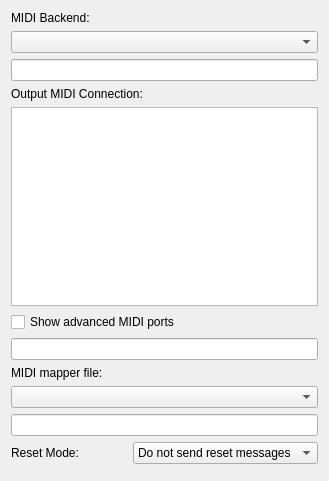
<?xml version="1.0" encoding="UTF-8"?>
<ui version="4.0">
 <class>prefs_midi</class>
 <widget class="QWidget" name="prefs_midi">
  <property name="geometry">
   <rect>
    <x>0</x>
    <y>0</y>
    <width>329</width>
    <height>481</height>
   </rect>
  </property>
  <layout class="QGridLayout" name="gridLayout">
   <item row="0" column="0" colspan="2">
    <widget class="QLabel" name="label_backend">
     <property name="text">
      <string>MIDI Backend:</string>
     </property>
    </widget>
   </item>
   <item row="1" column="0" colspan="2">
    <widget class="KComboBox" name="backendsCombo"/>
   </item>
   <item row="2" column="0" colspan="2">
    <widget class="KLineEdit" name="kcfg_midi_backend"/>
   </item>
   <item row="3" column="0" colspan="2">
    <widget class="QLabel" name="label_connection">
     <property name="text">
      <string>Output MIDI Connection:</string>
     </property>
    </widget>
   </item>
   <item row="4" column="0" colspan="2">
    <widget class="QListWidget" name="connList"/>
   </item>
   <item row="5" column="0" colspan="2">
    <widget class="QCheckBox" name="kcfg_advanced_ports">
     <property name="text">
      <string>Show advanced MIDI ports</string>
     </property>
    </widget>
   </item>
   <item row="6" column="0" colspan="2">
    <widget class="KLineEdit" name="kcfg_output_connection"/>
   </item>
   <item row="7" column="0" colspan="2">
    <widget class="QLabel" name="label_mapper">
     <property name="text">
      <string>MIDI mapper file:</string>
     </property>
    </widget>
   </item>
   <item row="8" column="0" colspan="2">
    <widget class="KComboBox" name="mapsCombo"/>
   </item>
   <item row="9" column="0" colspan="2">
    <widget class="KLineEdit" name="kcfg_midi_mapper"/>
   </item>
   <item row="10" column="0">
    <widget class="QLabel" name="label_resetmode">
     <property name="text">
      <string>Reset Mode:</string>
     </property>
    </widget>
   </item>
   <item row="10" column="1">
    <widget class="KComboBox" name="kcfg_reset_mode">
     <item>
      <property name="text">
       <string>Do not send reset messages</string>
      </property>
     </item>
     <item>
      <property name="text">
       <string>General MIDI</string>
      </property>
     </item>
     <item>
      <property name="text">
       <string>Roland GS</string>
      </property>
     </item>
     <item>
      <property name="text">
       <string>Yamaha XG</string>
      </property>
     </item>
     <item>
      <property name="text">
       <string>System Exclusive File</string>
      </property>
     </item>
    </widget>
   </item>
   <item row="11" column="0" colspan="2">
    <widget class="KUrlRequester" name="kcfg_sysex_file">
     <property name="enabled">
      <bool>false</bool>
     </property>
     <property name="filter">
      <string>*.syx|System Exclusive Files (*.syx)</string>
     </property>
    </widget>
   </item>
  </layout>
 </widget>
 <customwidgets>
  <customwidget>
   <class>KComboBox</class>
   <extends>QComboBox</extends>
   <header>KComboBox</header>
  </customwidget>
  <customwidget>
   <class>KLineEdit</class>
   <extends>QLineEdit</extends>
   <header>KLineEdit</header>
  </customwidget>
  <customwidget>
   <class>KUrlRequester</class>
   <extends>QFrame</extends>
   <header>KUrlRequester</header>
  </customwidget>
 </customwidgets>
 <resources/>
 <connections>
  <connection>
   <sender>mapsCombo</sender>
   <signal>activated(QString)</signal>
   <receiver>kcfg_midi_mapper</receiver>
   <slot>setText(QString)</slot>
   <hints>
    <hint type="sourcelabel">
     <x>240</x>
     <y>381</y>
    </hint>
    <hint type="destinationlabel">
     <x>244</x>
     <y>411</y>
    </hint>
   </hints>
  </connection>
 </connections>
</ui>
